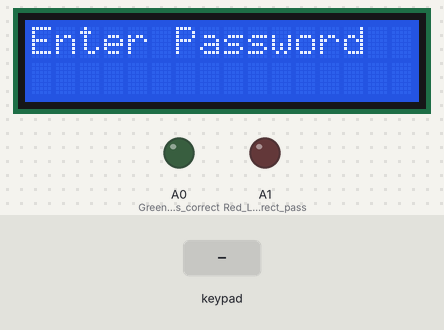
Simulated run of this sketch. Board: Arduino Uno, built with avr-gcc and run on an emulated ATmega328P. Parts: 16×2 character LCD, output pins drawn as LEDs (lit = HIGH). The test bench sets the inputs (shaded band).

Above: at 1.2 s.
1.3 s: keypad keys 7 6 5 4 pressed 0.4 s apart
At 4.2 s:
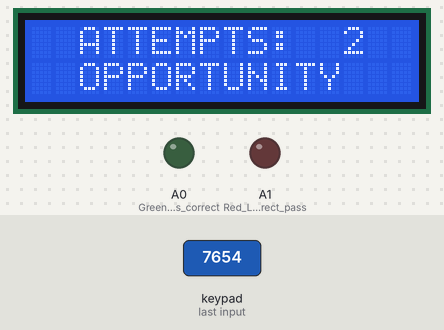
4.4 s: keypad keys 7 6 5 4 # pressed 0.4 s apart
At 9.1 s:
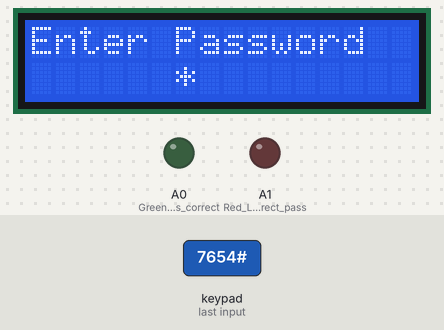
9.4 s: keypad keys 7 6 5 4 * pressed 0.4 s apart
At 10.8 s:
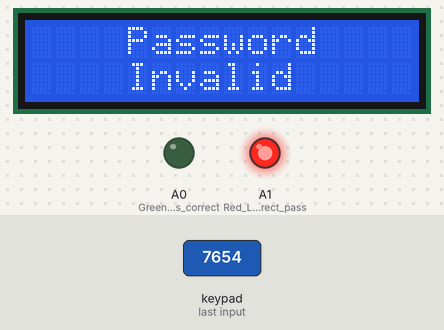
Timing chart, 0 to 20.4 s (numbered marks = the images above; inputs shaded):
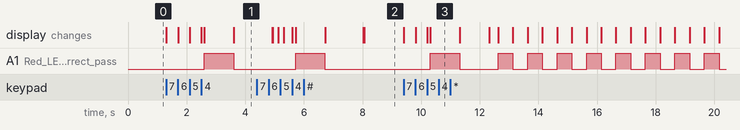

Measured:
- after the input at 1.3 s, A1 (Red_LED_-_Incorrect_pass): LOW → HIGH after 1.3 s, → LOW 1.0 s later; the display: first changes at once (image 1 shows a later state)
- after the input at 4.4 s, A1 (Red_LED_-_Incorrect_pass): LOW → HIGH after 1.3 s, → LOW 1.0 s later; the display: first differs from a run without the input after 0.55 s (image 2)
- after the input at 9.4 s, A1 (Red_LED_-_Incorrect_pass): goes HIGH 1.0 s, LOW 1.3 s, 7 × (HIGH 0.50 s, LOW 0.50 s), HIGH 0.50 s, then LOW, starting after 0.91 s; the display: first changes at once (image 3 shows a later state)

The sketch:

Lock.ino
```cpp
#include <LiquidCrystal.h>
#include <Keypad.h>
#include <SoftwareSerial.h>

SoftwareSerial softSerial(16,17);
int flood = 0;
bool clear  = false;
typedef struct messageData_t {
  int request;
  int codesensor;
  int body;
  int checksum;
};

typedef union Message {
 messageData_t message;
 byte MessageBytes[sizeof(message)];
};

Message IN;
Message OUT;

int a=0, b=0, c=0, d=0;// Integers that will store the password
int var=0; // Auxiliary variable for the switch
int C1=1,C2=2,C3=3,C4=4;//Setting the password
char f='*';  // Character to hide the original character
int times=0,incorrect=0; //Safety of only 3 attempts.
int notice=3; //Warning to know how many attempts it will take
const byte rows = 4; //number of queues.
const byte columns = 4; //number of columns.

bool lock = false;

char key[rows][columns] = {
  {'1','2','3','A'},
  {'4','5','6','B'},
  {'7','8','9','C'},
  {'*','0','#','D'}
};
byte pinRows[rows] = {7, 6, 5, 4}; //declaration of the pins connected to the queues
byte pinColumn[columns] = {3, 2, 1, 0}; //declaration of the pins connected to the columns

Keypad keypad = Keypad( makeKeymap(key), pinRows, pinColumn, rows, columns );
LiquidCrystal lcd(8,9,10,11,12,13); //D7,D6,D4,E,RS
void setup(){
  lcd.begin(16,2); //LCD (16 COLUMNS and 2 ROWS)
  pinMode(A0,OUTPUT); //Green LED - Pass correct
  pinMode(A1,OUTPUT); //Red LED - Incorrect pass
 //Serial.begin(9600);
  softSerial.begin(4800);

}

void loop(){
  if(clear == false){
  char key = keypad.getKey();
  if (key){
   lcd.setCursor(6+var,1);
   lcd.print(key),lcd.setCursor(6+var,1),lcd.print(f);//print * character on lcd
   key=key-48; //conversion of char to integers
   var++;

   switch(var){
    case 1:
    a=key; //store the first digit for the password
    break;
    case 2:
    b=key;
    break;
    case 3:
    c=key;
    break;
    case 4:
    d=key;
   delay(100);
  if(a==C1 && b==C2 && c==C3 && d==C4){//if a,b,c,d are equal to the one declared above in the pass then
    lcd.clear();
    lcd.setCursor(4,0);
    lcd.print("Password");
    lcd.setCursor(5,1);
    lcd.print("Valid");
    digitalWrite(A0,HIGH);//Green LED lights up
   // SendConfirmation();
    clear = true;
    delay(1000); // stays on for 1 second
    lcd.clear();
    digitalWrite(A0,LOW);//Green LED turns off
    }
  else{
    lcd.clear();
    lcd.setCursor(4,0);
    lcd.print("Password");
    lcd.setCursor(4,1);
    lcd.print("Invalid");
    digitalWrite(A1,HIGH); //Red LED lights up
    delay(1000); // stays on for 1 second
    lcd.clear();
    digitalWrite(A1,LOW);
    }
//------Security of the three faults-------------------//

  if(a==C1 && b==C2 && c==C3 && d==C4){
      times=0;//If it is correct, the variable times does not change
      notice=3;//And the warning variable remains at 3
    }
  else{
      times ++; //add 1 value to the variable times
      notice --; //decrease the warning variable by 1 value. until reaching 0
      lcd.setCursor(2,0);
      lcd.print("ATTEMPTS: ");
      lcd.setCursor(13,0);
      lcd.print(notice); //print the number of remaining opportunities
      lcd.setCursor(2,1);
      lcd.print("OPPORTUNITY");
      delay(1000);
       if(notice==0){
          lcd.clear();
          lcd.setCursor(5,0);
          lcd.print("ALARM");
          lcd.setCursor(4,1);
          lcd.print("ACTIVATED");
        }
      delay(300);lcd.clear();
      }

  while(times>=3){ //when it reaches the wrong 3 times, the message will flash
      lcd.setCursor(1,0),lcd.print("Police Alert");
      lcd.setCursor(4,1),lcd.print("intruders");
      digitalWrite(A1,HIGH); // turn on the red LED
      delay(500);
      lcd.clear();
      digitalWrite(A1,LOW);
      delay(500);
  }

   var=0;
   lcd.clear();

  break;
  }

 }
 if(!key){lcd.setCursor(0,0),lcd.print("Enter Password");}//start message

  delay(2);
  }

  else{
   lcd.clear();
   lcd.print("Home is working!");
    delay(1000);
    SendConfirmation();
  }
}

void SendConfirmation(){

  OUT.message.request = 75 ;
  OUT.message.codesensor = 0;
  OUT.message.body = 110;
  OUT.message.checksum = OUT.message.request +   OUT.message.codesensor + OUT.message.body;
  writeDataToStream(softSerial);

}

int writeDataToStream(Stream &softSerial) {
  int count = 0;
  for (int i=0; i<sizeof(OUT); i++) {
    softSerial.write(OUT.MessageBytes[i]);
    count++;
  }
}
```
